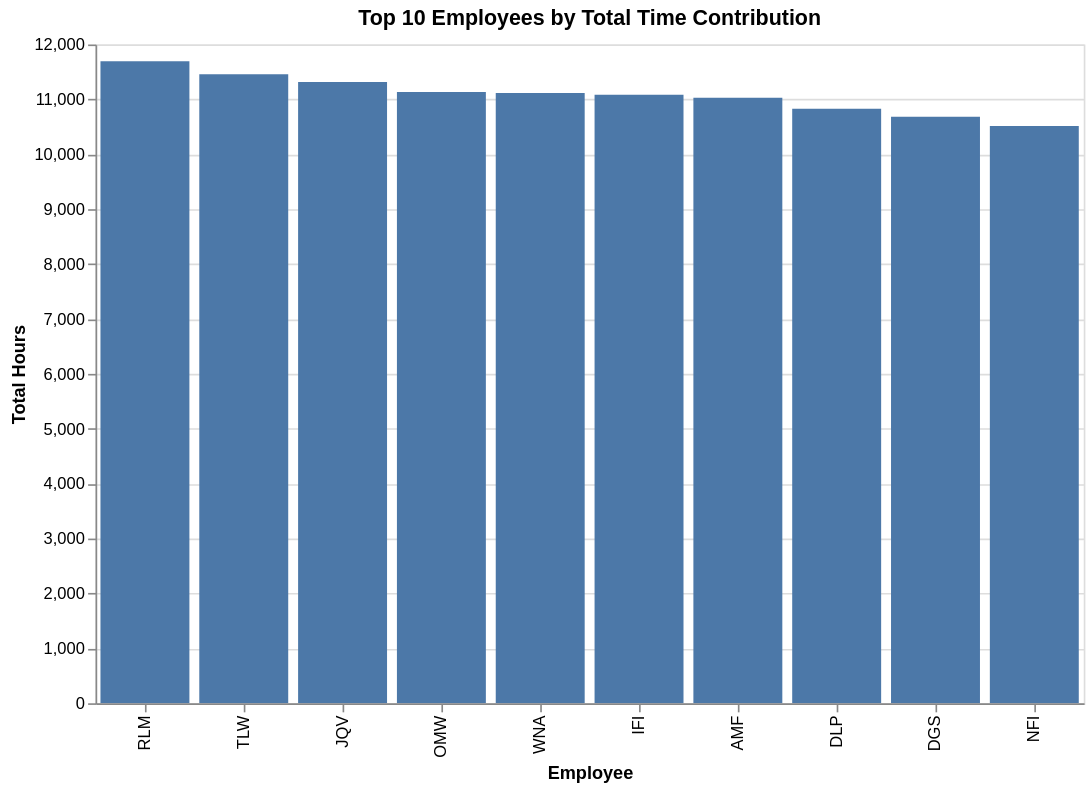

This figure's notebook cell:
### Code cell
alt.Chart(employee_hours_df).mark_bar().encode(
    x=alt.X(
        "Employee:N",
        sort="-y",
        title="Employee"
    ),
    y=alt.Y(
        "Time Contribution (hours):Q",
        title="Total Hours"
    ),
    tooltip=[
        "Employee",
        "Time Contribution (hours)"
    ]
).properties(
    title="Top 10 Employees by Total Time Contribution",
    width=600,
    height=400
).interactive()

### Figure 1 — Vega-Lite specification as saved in the notebook (floating-point values rounded to 4 significant figures)
{"config": {"view": {"continuousWidth": 300, "continuousHeight": 300}}, "data": {"name": "data-686cbab987beee59dd81111ae47d42c3"}, "mark": {"type": "bar"}, "encoding": {"tooltip": [{"field": "Employee", "type": "nominal"}, {"field": "Time Contribution (hours)", "type": "quantitative"}], "x": {"field": "Employee", "sort": "-y", "title": "Employee", "type": "nominal"}, "y": {"field": "Time Contribution (hours)", "title": "Total Hours", "type": "quantitative"}}, "height": 400, "params": [{"name": "param_1e9efca18e7a2868", "select": {"type": "interval", "encodings": ["x", "y"]}, "bind": "scales"}], "title": "Top 10 Employees by Total Time Contribution", "width": 600, "$schema": "https://vega.github.io/schema/vega-lite/v6.1.0.json", "datasets": {"data-686cbab987beee59dd81111ae47d42c3": [{"Employee": "RLM", "Time Contribution (hours)": 11696}, {"Employee": "TLW", "Time Contribution (hours)": 11456}, {"Employee": "JQV", "Time Contribution (hours)": 11316}, {"Employee": "OMW", "Time Contribution (hours)": 11136}, {"Employee": "WNA", "Time Contribution (hours)": 11116}, {"Employee": "IFI", "Time Contribution (hours)": 11084}, {"Employee": "AMF", "Time Contribution (hours)": 11028}, {"Employee": "DLP", "Time Contribution (hours)": 10828}, {"Employee": "DGS", "Time Contribution (hours)": 10684}, {"Employee": "NFI", "Time Contribution (hours)": 10516}]}}
